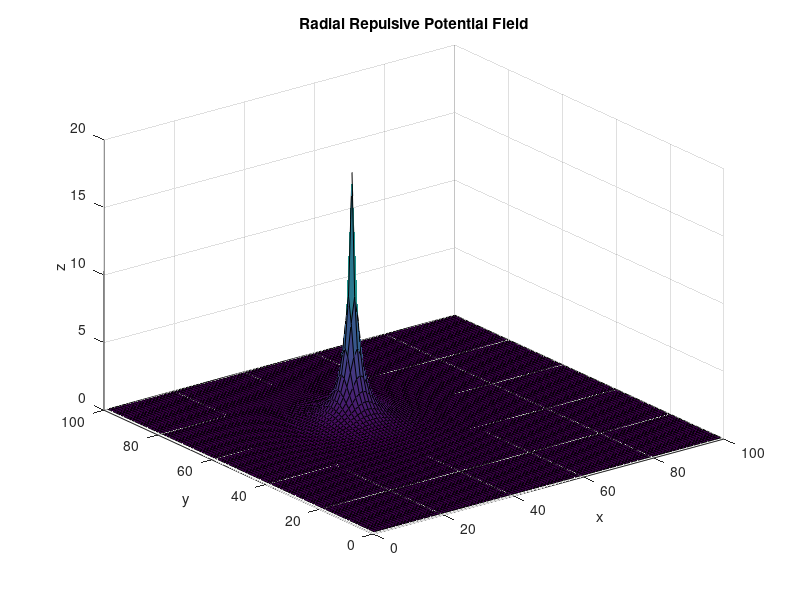

Reproduce this figure in MATLAB.
%% Radial Repulsive Potential Field

%%%%%%%%%%%%%%%%%%%%%%%%%%%%%% 
% Code by: Rohan Nair 
% AMR 2021 
% Date: 10/12/2021
%%%%%%%%%%%%%%%%%%%%%%%%%%%%%%

clear
close all
clc

%% Parameters

% Workspace Size
xlim([0 100])
ylim([0 100])

[x, y] = meshgrid (1:100, 1:100);

p1 = [30, 50];
p2 = [50, 50];
p3 = [50, 70];
p4 = [30, 70];

c = [(p1(1) + p2(1))/2, (p2(2) + p3(2))/2]; % calculating center of obstacle

d0 = 25;

% distance to center of obstacle
d = sqrt((x - c(1)).^2 + (y - c(2)).^2); 

d = d./5 + 0.5;

eta = 10;

for i = 1:100
    for j = 1:100
        if d(i,j) > d0
            repulsive_2D(i,j) = 0;
        else
            repulsive_2D(i,j) = 0.5*eta*((1/(d(i,j)+0.01) - 1/d0)^2);
        end
    end
end

s = surf(x, y, repulsive_2D);

grid on
xlabel('x')
ylabel('y')
zlabel('z')
title('Radial Repulsive Potential Field')


